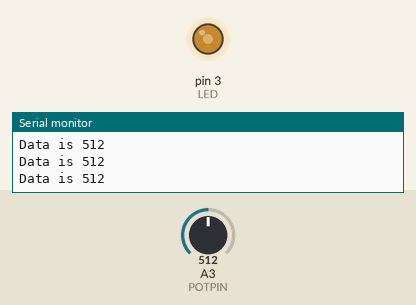
Recording of a sketch running on a simulated Arduino Uno, built with avr-gcc and run on an emulated ATmega328P. Shown: output pins drawn as LEDs (lit = HIGH), the last lines printed to the serial monitor. Inputs (shaded band) come from the test bench; at power-on: A3 (POTPIN) = 512.

Above: at 1.2 s.
1.3 s: A3 (POTPIN) set to 716
At 2.8 s:
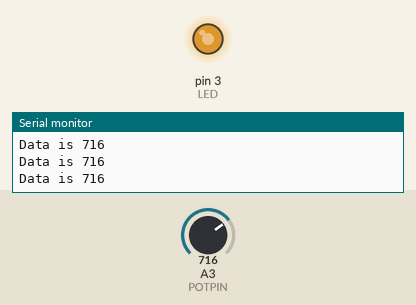
3.3 s: A3 (POTPIN) set to 900
At 4.3 s:
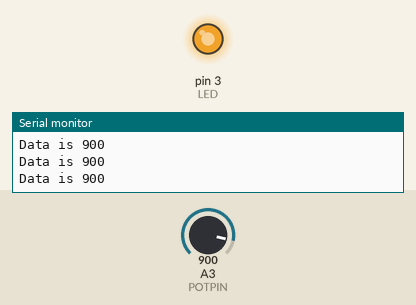
5.1 s: A3 (POTPIN) set to 122
At 5.7 s:
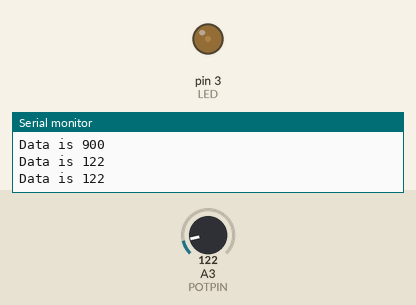
6.9 s: A3 (POTPIN) set to 511
At 8.4 s:
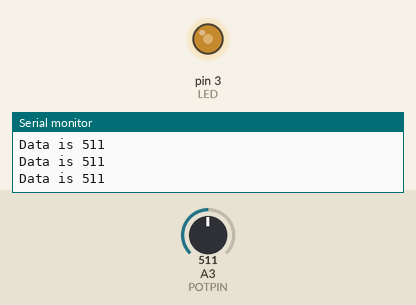
Timing chart, 0 to 9.7 s (numbered marks = the images above; inputs shaded):
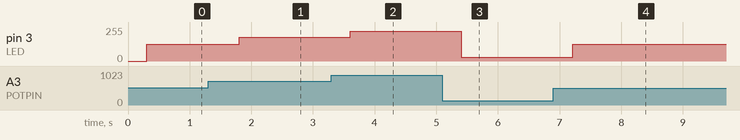

The sketch:

potent_led.ino
```cpp
//for pot duita kuna ko power bich ko input
#define POTPIN A3 // for port connected to it
#define LED 3
void setup() {
  // put your setup code here, to run once:
  pinMode(POTPIN, INPUT);
  Serial.begin(9600);// for reading values with same baud rate as monitor
  pinMode(LED, OUTPUT);
}

void loop() {
  // put your main code here, to run repeatedly:
  int val = analogRead(POTPIN);
  Serial.print("Data is ");
  Serial.println(val);
  delay(300);
  int ledval = map(val, 0, 1023, 0, 255);// map(val, inmin, inmax, outmin, outmax)
  analogWrite(LED,ledval);
}
```

Measured:
- after the input at 1.3 s, pin 3 (LED): 127/255 → 178/255 after 0.50 s
- after the input at 3.3 s, pin 3 (LED): 178/255 → 224/255 after 0.31 s
- after the input at 5.1 s, pin 3 (LED): 224/255 → 30/255 after 0.31 s
- after the input at 6.9 s, pin 3 (LED): 30/255 → 127/255 after 0.31 s
